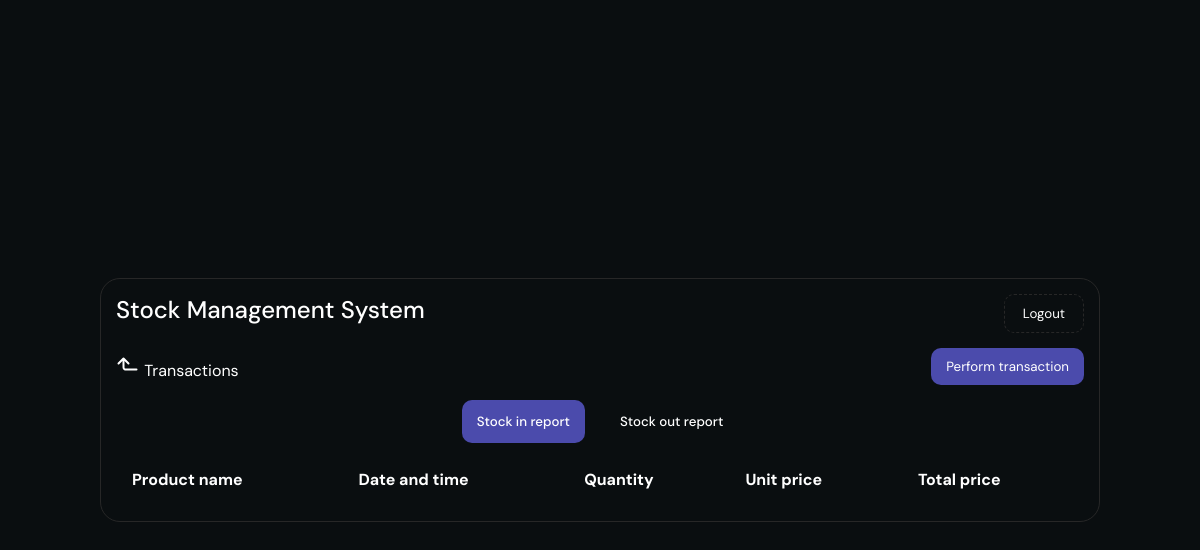
Before: /stock-in-report/ (signed in) with the older database file.
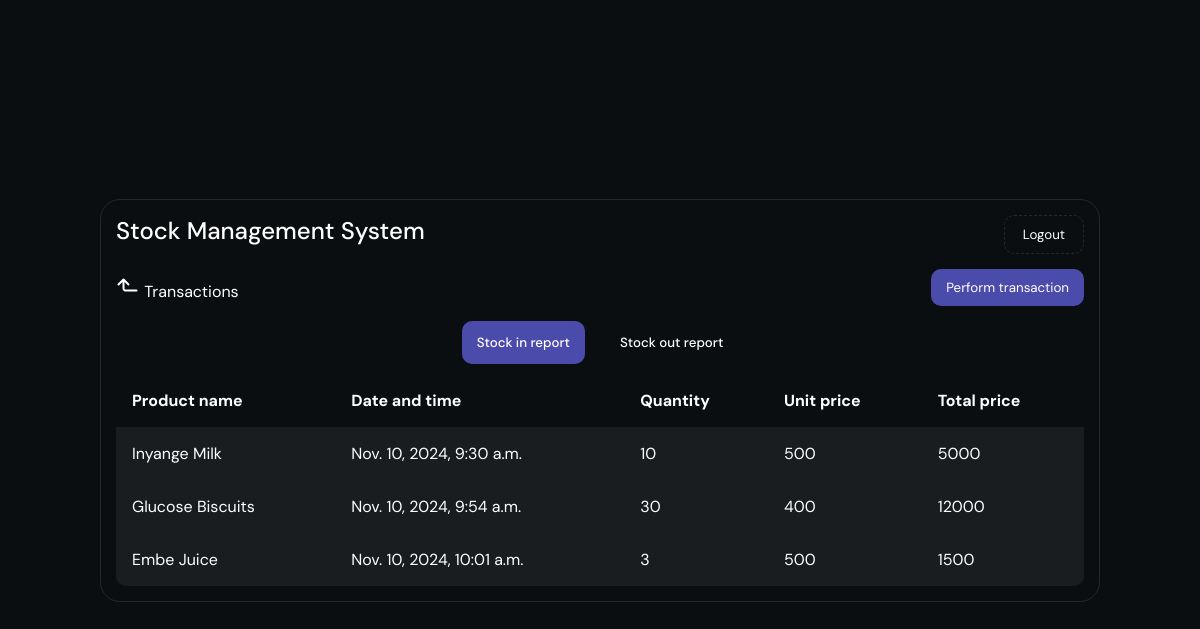
After: the same page with the newer database file.
### base/models.py (models this page shows, shortened)
class ProductIn(models.Model):
    code = models.OneToOneField("base.Product", on_delete=models.CASCADE)
    dateTime = models.DateTimeField(auto_now=False, auto_now_add=True)
    quantity = models.IntegerField()
    unitPrice = models.IntegerField()
    def totalPrice(self):
        return self.quantity * self.unitPrice

class Product(models.Model):
    code = models.AutoField(primary_key = True)
    name = models.CharField(max_length = 50, unique = True)
    def __str__(self):
        return self.name

### base/views.py (the view)
# urls.py: path('stock-in-report/', stockInReportView, name = "stock-in-report"),
@login_required(login_url = 'login')
def stockInReportView(request):
    transactions = ProductIn.objects.all()
    return render(request, 'base/stock-in-report.html', { "transactions" : transactions})

### base/templates/base/stock-in-report.html (shortened to what this page needs)
{% extends "main.html" %}
{% block content %}
</head>
<body>
    <main>
        {% include "nav.html" %}
        <div class="container">
            <div class="header">
                <a href={% url "home" %}>
                    <div class="title">
                        <span>Transactions</span>
                    </div>
                    <a href={% url "product-in" %}>
                        <button>Perform transaction</button>
            </div>
            <div class="option">
                <a href={% url "stock-in-report" %}>
                    <button id="active">Stock in report</button>
                <a href={% url "stock-out-report" %}>
                    <button>Stock out report</button>
            </div>
            <div class="products">
                <table>
                    <thead>
                        <tr>
                            <th>Product name</th>
                            <th>Date and time</th>
                            <th>Quantity</th>
                            <th>Unit price</th>
                            <th>Total price</th>
                        </tr>
                    </thead>
                    <tbody>
                        {% for product in transactions %}
                        <tr id="noice">
                            <td>{{ product.code }}</td>
                            <td>{{ product.dateTime }}</td>
                            <td>{{ product.quantity }}</td>
                            <td>{{ product.unitPrice }}</td>
                            <td>{{ product.totalPrice }}</td>
                        </tr>
                        {% endfor %}
                    </tbody>
                </table>
            </div>
        </div>
    </main>
</body>
</html>
{% endblock content %}

Changed rows visible on the page:
added ProductIn: code "Inyange Milk", dateTime "Nov. 10, 2024, 9:30 a.m.", quantity "10", unitPrice "500", totalPrice "5000"
added ProductIn: code "Glucose Biscuits", dateTime "Nov. 10, 2024, 9:54 a.m.", quantity "30", unitPrice "400", totalPrice "12000"
added ProductIn: code "Embe Juice", dateTime "Nov. 10, 2024, 10:01 a.m.", quantity "3", unitPrice "500", totalPrice "1500"
